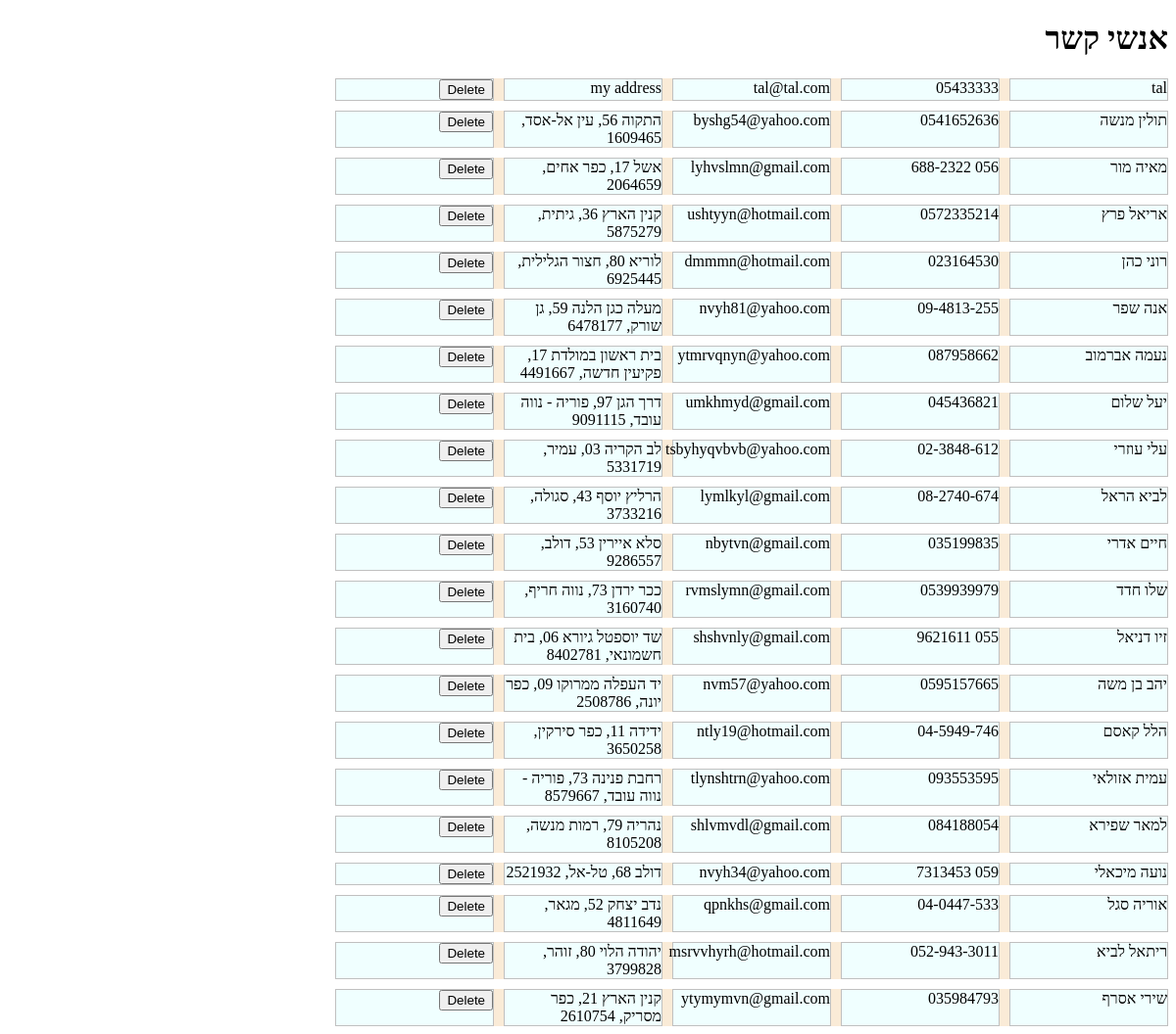
Before: / with the older database file.
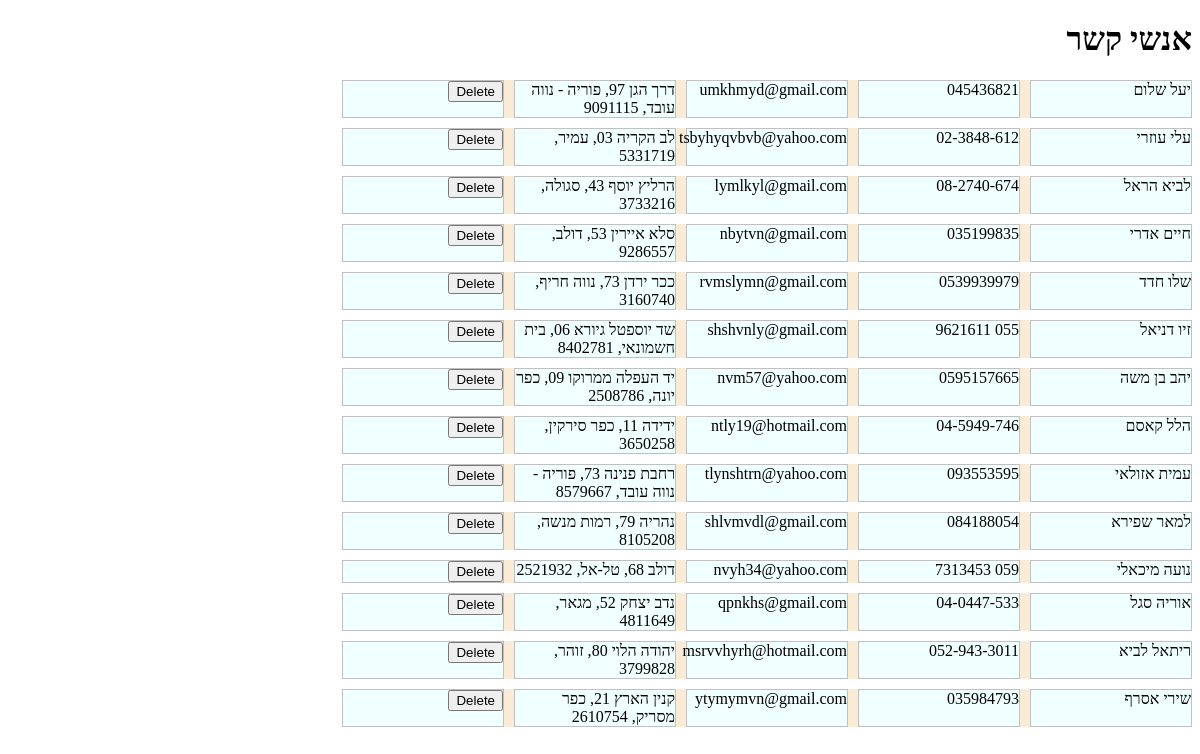
After: the same page with the newer database file.
### tables this page shows
CREATE TABLE "contacts" (
	"id"	INTEGER,
	"name"	TEXT,
	"phone"	TEXT,
	"email"	TEXT,
	"address"	TEXT,
	"user_id"	INTEGER,
	FOREIGN KEY("user_id") REFERENCES "users"("id"),
	PRIMARY KEY("id")
);

### app.py (the view)
@app.route('/')
def home():
    return render_template("home.html", contacts=get_contacts())

### app.py (called while the page is built)
def get_contacts():
    with sqlite3.connect("contacts.db") as conn:
        cur=conn.cursor()
        rows=cur.execute("SELECT * FROM contacts")
        return [Contact(row) for row in rows.fetchall()]

### templates/home.html (shortened to what this page needs)
<!DOCTYPE html>
<html lang="en">
<head>
    <link rel="stylesheet" href="/static/style.css">
</head>
<body>
    <h1>אנשי קשר</h1>
    <div class="contacts">
        {% for contact in contacts %}
        <div class="row">
            <div class="name">{{contact.name}}</div>
            <div class="phone">{{contact.phone}}</div>
            <div class="email">{{contact.email}}</div>
            <div class="address">{{contact.address}}</div>
            <div class="delete">
                <form action="/delete" method="get">
                    <input type="submit" name="" id="" value="Delete">
                </form>
            </div>
        </div>
    {% endfor %}
    </div>
</body>
</html>

### static/style.css (style rules this page uses)
body { direction: rtl; }
.contacts { display: flex; flex-direction: column; gap: 10px; width: fit-content; }
.row { display: flex; gap: 10px; background-color: antiquewhite; }
.row > * { width: 10em; background-color: azure; direction: rtl; border: 1px solid silver; }

Changed rows visible on the page:
removed contacts: name "tal", phone "05433333", email "tal@tal.com", address "my address"
removed contacts: name "תולין מנשה", phone "0541652636", email "byshg54@yahoo.com", address "התקוה 56, עין אל-אסד, 1609465"
removed contacts: name "מאיה מור", phone "056 688-2322", email "lyhvslmn@gmail.com", address "אשל 17, כפר אחים, 2064659"
removed contacts: name "אריאל פרץ", phone "0572335214", email "ushtyyn@hotmail.com", address "קנין הארץ 36, גיתית, 5875279"
removed contacts: name "רוני כהן", phone "023164530", email "dmmmn@hotmail.com", address "לוריא 80, חצור הגלילית, 6925445"
removed contacts: name "אנה שפר", phone "09-4813-255", email "nvyh81@yahoo.com", address "מעלה כגן הלנה 59, גן שורק, 6478177"
removed contacts: name "נעמה אברמוב", phone "087958662", email "ytmrvqnyn@yahoo.com", address "בית ראשון במולדת 17, פקיעין חדשה, 4491667"
